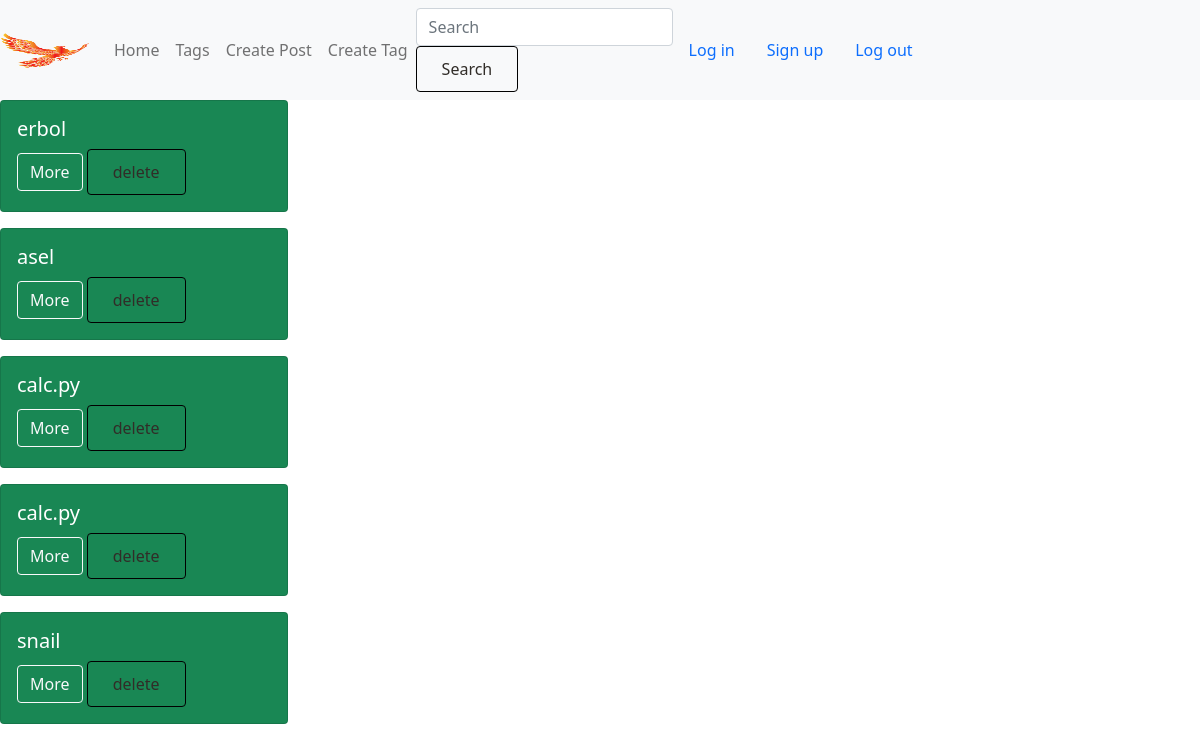
Page /api/taglist/1 on the committed database.
### api/models.py (models this page shows)
class Post(models.Model):
    title = models.TextField(max_length = 1000, verbose_name = 'Заголовок')
    body = models.TextField(max_length = 5000, verbose_name = 'Тело')
    tags = models.ManyToManyField(Tag, verbose_name = 'Тэги')
    author = models.ForeignKey(Author, related_name = 'posts', on_delete = models.CASCADE)
    def __str__(self):
        return f"{self.title}"
    class Meta:
        verbose_name = 'Посты'
        verbose_name_plural = 'Посты'

### api/views/tag_html.py (the view)
# urls.py: path('taglist/<int:tag_id>', tag_detail_list, name = 'tag_detail'),
def tag_detail_list(request, tag_id):
    posts = Post.objects.filter(tags__id = tag_id)
    print(posts)
    if posts:
        ser = PostListSerializers(posts, many = True)
        return render(request, 'post_list.html', {'posts': posts})
    return render(request,'post_list.html', {'data': 'error'})

### api/templates/post_list.html
{% extends 'base.html'%}
{% block content %}
{% for post in posts %}
<div class="card text-white bg-success mb-3" style="max-width: 18rem;">
    <div class="card-body">
      <h5 class="card-title">{{post.title}}</h5>
      <a href = "{% url 'api:post_detail' post_id=post.id %}" class="btn btn-outline-light">More</a>
      <button class="btn btn-outline-success my-2 my-sm-0" type="deleate">delete</button>
    </div>
</div>
{% endfor %}
{% endblock %}

### rows in the picture
Post: title "erbol"
Post: title "asel"
Post: title "calc.py"
Post: title "calc.py"
Post: title "snail"
